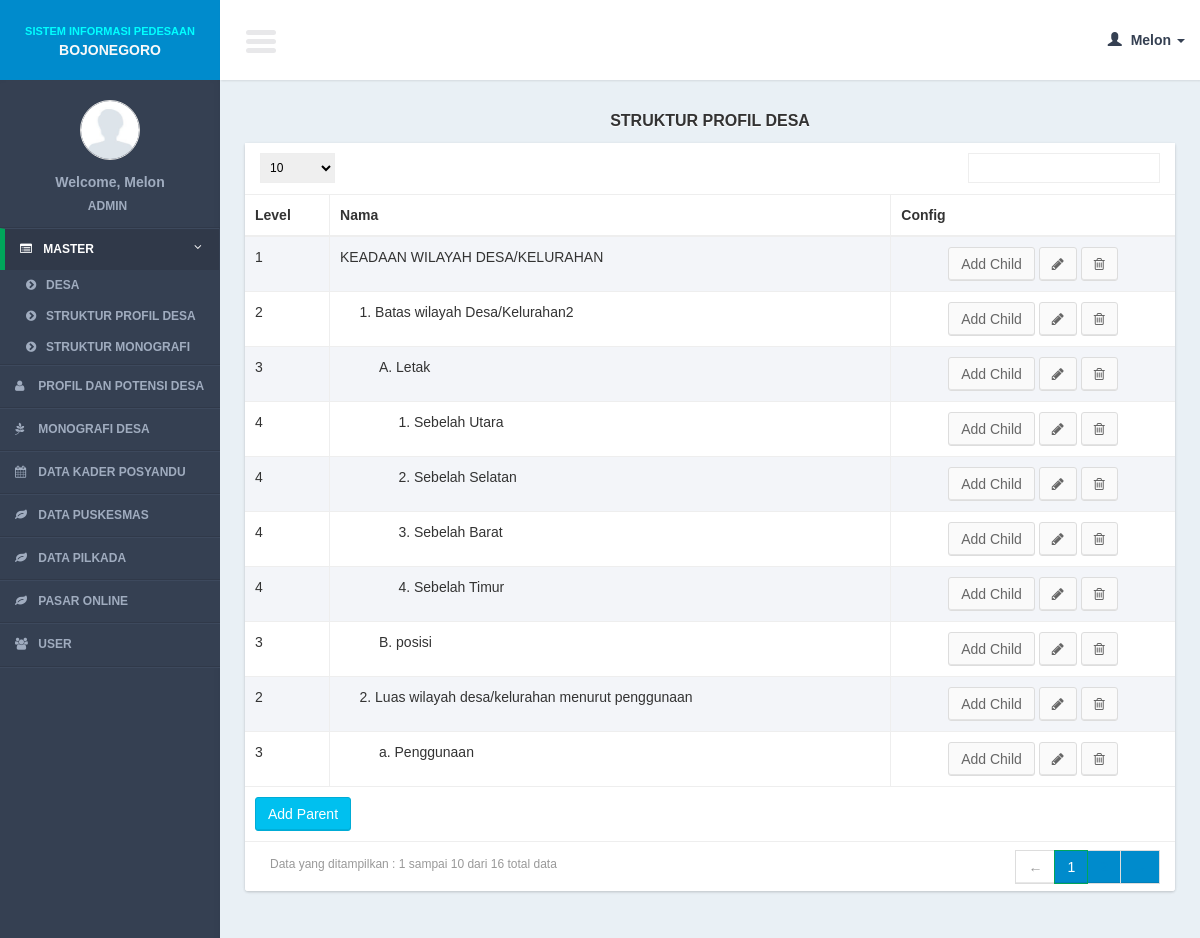
The app's page /controllers/village_profile_structure.php (signed in) with its own data.
### tables this page shows
CREATE TABLE IF NOT EXISTS `village_profile_structures` (
`vps_id` int(11) NOT NULL,
  `vps_parent_id` int(11) NOT NULL,
  `vps_level` int(11) NOT NULL,
  `number_type_id` int(11) NOT NULL,
  `vps_child_separator` varchar(5) NOT NULL,
  `vps_number` int(11) NOT NULL,
  `vps_name` varchar(100) NOT NULL
);

### lib/function.php (called while the page is built, shortened)
<?php
function get_header($title = ""){
	include '../views/layout/header.php';
}
function get_footer(){
	include '../views/layout/footer.php';
}
function get_user_data(){
	$query_user = mysql_query("select * from users where user_id = '".$_SESSION['user_id']."'");
	$row_user = mysql_fetch_object($query_user);
	$name = ucfirst($row_user->user_name);
	switch($row_user->user_type_id){
		case 1: $type = "Admin"; break;
	}
	$user_img = $row_user->user_img;
	return array($name, $type, $user_img);
}
	?>
    <?php
function get_abjad($data){
	$abjad = array("","a","b","c","d","e","f","g","h","i","j","k","l","m","n","o","p","q","r","s","t","u","v","w","x","y","z");
	return $abjad[$data];
}
function get_abjad_besar($data){
	$abjad = array("","a","b","c","d","e","f","g","h","i","j","k","l","m","n","o","p","q","r","s","t","u","v","w","x","y","z");
	return strtoupper($abjad[$data]);
}
function get_urutan($table, $row_id, $parameter){
	$query = mysql_query("select count($row_id) as result from $table where $parameter");
	$row = mysql_fetch_array($query);
	return $row['result'] + 1;
}
?>

### models/village_profile_structure_model.php (called while the page is built, shortened)
<?php
function select(){
	$query = mysql_query("SELECT a.*, b.number_type_id as number_type_id_parent, b.vps_child_separator as vps_child_separator_parent
										   						FROM village_profile_structures a
										   						left JOIN village_profile_structures b on b.vps_id = a.vps_parent_id
										   						ORDER BY a.vps_parent_id, a.vps_number ASC");
	return $query;
}
function get_jumlah_data(){
	$query = mysql_query("select count(vps_id) as jumlah_data from village_profile_structures");
	$result = mysql_fetch_array($query);
	$row = $result['jumlah_data'];
	return $row;
}
?>

### controllers/village_profile_structure.php (the view, shortened to what this page needs)
<?php
include '../lib/function.php';
include '../models/village_profile_structure_model.php';
$page = (isset($_GET['page'])) ? $_GET['page'] : "list";
$title = ucfirst("Struktur Profil Desa");
switch ($page) {
	case 'list':
		get_header($title);
		$query = select();
		$add_button = "village_profile_structure.php?page=form";
		include '../views/village_profile_structure/list.php';
		get_footer();
	break;
}
function my_parent($id) {
     global $tree;
     $tx = "";
     foreach($tree as $v){
          if($v['vps_parent_id'] == $id){
               $me = $v;
               $child = my_parent($me['vps_id']);
			   $total_spasi = "";
			   for($spasi=2; $spasi<=$me['vps_level']; $spasi++){
			   		$total_spasi .= "&nbsp;&nbsp;&nbsp;&nbsp;&nbsp;";
			   }
               $tx.= "<tr>";
			   $number = "";
			   if($me['vps_level'] > 1)
			   {
					$urut = get_urutan("village_profile_structures", "vps_id", " vps_parent_id = '".$me['vps_parent_id']."' and vps_number < '". $me['vps_number']."'");
					if($me['number_type_id_parent'] == 1){ $number =  $urut; }
					else if($me['number_type_id_parent'] == 2){ $number = get_abjad_besar($urut); }
					else if($me['number_type_id_parent'] == 3){ $number = get_abjad($urut); }
			   }
			   $me['vps_child_separator_parent'] = ($me['vps_child_separator_parent']) ? $me['vps_child_separator_parent'] : '';
			   $separator = $me['vps_child_separator_parent']." ";
               $tx.= "<td>$me[vps_level]</td><td>$total_spasi$number$separator$me[vps_name]</td>";
			   $tx .= "<td style='text-align:center;'>
  <a href='village_profile_structure.php?page=form_child&id_parent=$me[vps_id]' class='btn btn-default' >Add Child</a>
                                                <a href='village_profile_structure.php?page=form&id=$me[vps_id]' class='btn btn-default' ><i class='fa fa-pencil'></i></a>
                                                <a href=\"javascript:void(0)\" onclick=\"confirm_delete($me[vps_id], 'village_profile_structure.php?page=delete&id=')\" class='btn btn-default' ><i class='fa fa-trash-o'></i></a>
                                                </td>";
			   $tx.= "</td>";
               $tx.= $child;
               $tx.= "</tr>";
          }
     }
     if(!empty($tx)){
          return $tx;
     }
     return "";
}
?>

### views/layout/header.php (shortened to what this page needs)
<!DOCTYPE html>
<html>
    <head>
        <link href="../css/bootstrap.min.css" rel="stylesheet" type="text/css" />
        <link href="../css/font-awesome.min.css" rel="stylesheet" type="text/css" />
        <link href="../css/ionicons.min.css" rel="stylesheet" type="text/css" />
        <link href="../css/datatables/dataTables.bootstrap.css" rel="stylesheet" type="text/css" />
        <link href="../css/AdminLTE.css" rel="stylesheet" type="text/css" />
        <link href="../css/popModal.css" type="text/css" rel="stylesheet" >
        <link href="../css/preview.css" type="text/css" rel="stylesheet" >
        <link href="../css/iCheck/all.css" rel="stylesheet" type="text/css" />
        <link href="../css/daterangepicker/daterangepicker-bs3.css" rel="stylesheet" type="text/css" />
        <link href="../css/timepicker/bootstrap-timepicker.min.css" rel="stylesheet"/>
       <link href="../css/datepicker/datepicker.css" rel="stylesheet">
      <link rel="stylesheet" type="text/css" href="../css/lookup/bootstrap-select.css">
    </head>
    <body class="skin-blue">
        <header class="header">
            <a href="../index.php" class="logo" >
             <table width="100%" border="0" cellspacing="0" cellpadding="0">
              <tr>
                  <td width="86%" align="center"><span style="font-size:11px; font-weight:bold; color:#0FF">SISTEM INFORMASI PEDESAAN</span><br><span style="font-weight:bold;">BOJONEGORO</span></td>
              </tr>
            </table>
            </a>
            <nav class="navbar navbar-static-top" role="navigation">
                <a href="#" class="navbar-btn sidebar-toggle" data-toggle="offcanvas" role="button">
                    <span class="icon-bar"></span>
                    <span class="icon-bar"></span>
                    <span class="icon-bar"></span>
                </a>
                <div class="navbar-right">
                    <ul class="nav navbar-nav">
                        <li class="dropdown user user-menu">
                            <a href="#" class="dropdown-toggle" data-toggle="dropdown">
                                <i class="glyphicon glyphicon-user"></i>
                                <span>
                                    <?php
                                        $user_data = get_user_data();
                                        echo $user_data[0];
                                    ?>
                                     <i class="caret"></i></span>
                            </a>
                        </li>
                    </ul>
                </div>
            </nav>
        </header>
        <div class="wrapper row-offcanvas row-offcanvas-left">
            <?php
                include("../views/layout/left_side.php");
            ?>
            <aside class="right-side">

### views/layout/left_side.php (shortened to what this page needs)
<aside class="left-side sidebar-offcanvas">
               <section class="sidebar">
                   <div class="user-panel">
                       <div class="image" style="text-align:center; margin-bottom:10px; margin-top:10px;">
                       	<?php
                            $user_data = get_user_data();
						if($user_data[2]==""){
							$img = "../img/user/default.jpg";
						}else{
							$img = "../img/user/".$user_data[2];
						}
						?>
                           <img src="<?= $img ?>" class="img-circle" alt="User Image" />
                       </div>
                       <div class="info" style="text-align:center;">
                           <p style="color:#a0acbf; ">
                                       <?php
                                       echo "Welcome, ".$user_data[0];
                                       ?>
                               </p>
                           <a style="color:#a0acbf;  "><?= $user_data[1]?></a>
                       </div>
                   </div>
                   <ul class="sidebar-menu">
                         <li class="treeview <?php if(isset($_SESSION['menu_active']) && $_SESSION['menu_active'] == 1){ echo "active"; }?>">
                           <a href="#">
                               <i class="fa fa-list-alt"></i>
                               <span>Master </span>
                               <i class="fa fa-angle-left pull-right"></i>
                           </a>
                           <ul class="treeview-menu">
                               <li><a href="village.php"><i class="fa fa-chevron-circle-right"></i>Desa</a></li>
                               <li><a href="village_profile_structure.php"><i class="fa fa-chevron-circle-right"></i>Struktur Profil Desa</a></li>
                               <li><a href="village_monograph_structure.php?page=list"><i class="fa fa-chevron-circle-right"></i>Struktur Monografi</a></li>
                            </ul>
                 </li>
                   <li <?php if(isset($_SESSION['menu_active']) && $_SESSION['menu_active'] == 2){ echo "class='active'"; } ?>>
                           <a href="village_profile.php">
                               <i class="fa fa-user"></i>
                               <span>Profil dan Potensi Desa</span>
                           </a>
                 </li>
                      <li <?php if(isset($_SESSION['menu_active']) && $_SESSION['menu_active'] == 3){ echo "class='active'"; } ?>>
                           <a href="village_monograph.php">
                               <i class="fa fa-pagelines"></i>
                               <span>Monografi Desa</span>
                           </a>
                           </li>
                       <li <?php if(isset($_SESSION['menu_active']) && $_SESSION['menu_active'] == 4){ echo "class='active'"; } ?>>
                           <a href="premium.php">
                               <i class="fa  fa-calendar"></i>
                               <span>Data Kader Posyandu</span>
                           </a>
                 </li>
                  <li <?php if(isset($_SESSION['menu_active']) && $_SESSION['menu_active'] == 5){ echo "class='active'"; } ?>>
                           <a href="premium.php">
                               <i class="fa fa-leaf"></i>
                               <span>Data Puskesmas</span>
                           </a>
                 </li>
                  <li <?php if(isset($_SESSION['menu_active']) && $_SESSION['menu_active'] == 6){ echo "class='active'"; } ?>>
                           <a href="premium.php">
                               <i class="fa fa-leaf"></i>
                               <span>Data Pilkada</span>
                           </a>
                 </li>
                 <li <?php if(isset($_SESSION['menu_active']) && $_SESSION['menu_active'] == 7){ echo "class='active'"; } ?>>
                           <a href="premium.php">
                               <i class="fa fa-leaf"></i>
                               <span>Pasar Online</span>
                           </a>
                 </li>
                   <?php
                   if($_SESSION['user_type_id'] == 1){
				?>
                 <li <?php if(isset($_SESSION['menu_active']) && $_SESSION['menu_active'] == 7){ echo "class='active'"; } ?>>
                           <a href="user.php">
                               <i class="fa fa-users"></i>
                               <span>User</span>
                           </a>
                 </li>
                <?php
				}
			 ?>
                   </ul>
               </section>
           </aside>

### views/village_profile_structure/list.php (shortened to what this page needs)
     <section class="content">
         <div class="row">
             <div class="col-xs-12">
                  <div class="title_page"> <?= $title ?></div>
                 <div class="box">
                     <div class="box-body2 table-responsive">
                         <table id="example_no_order_by" class="table table-bordered table-striped">
                             <thead>
                                 <tr>
                                     <th>Level</th>
                                     <th>Nama</th>
                                     <th>Config</th>
                                 </tr>
                             </thead>
                             <tbody>
                                 <?php
                                $jumlah_data = get_jumlah_data();
                                 if($jumlah_data > 0 ){
while(false !== $tr = mysql_fetch_assoc($query))
	 if(!empty($tr))
		  $tre[] = $tr;
global $tree;
foreach($tre as $v)
	 $tree[$v['vps_id']] = $v;
$tx = "";
$tx.= my_parent(0);
echo $tx;
  }
                                 ?>
                             </tbody>
                               <tfoot>
                                 <tr>
                                     <td colspan="10"><a href="<?= $add_button ?>" class="btn btn-info " >Add Parent</a></td>
                                 </tr>
                             </tfoot>
                         </table>
                     </div>
                 </div>
             </div>
         </div>
     </section>

### views/layout/footer.php (shortened to what this page needs)
            </aside>
        </div>
    </body>
</html>

### records on screen
village_profile_structures: vps_level "1", vps_name "KEADAAN WILAYAH DESA/KELURAHAN"
village_profile_structures: vps_level "2", vps_number "1", village_profile_structures.vps_child_separator ".", vps_name "Batas wilayah Desa/Kelurahan2"
village_profile_structures: vps_level "3", number "A", village_profile_structures.vps_child_separator ".", vps_name "Letak"
village_profile_structures: vps_level "4", vps_number "1", village_profile_structures.vps_child_separator ".", vps_name "Sebelah Utara"
village_profile_structures: vps_level "4", vps_number "2", village_profile_structures.vps_child_separator ".", vps_name "Sebelah Selatan"
village_profile_structures: vps_level "4", vps_number "3", village_profile_structures.vps_child_separator ".", vps_name "Sebelah Barat"
village_profile_structures: vps_level "4", vps_number "4", village_profile_structures.vps_child_separator ".", vps_name "Sebelah Timur"
village_profile_structures: vps_level "3", number "B", village_profile_structures.vps_child_separator ".", vps_name "posisi"
village_profile_structures: vps_level "2", vps_parent "2", village_profile_structures.vps_child_separator ".", vps_name "Luas wilayah desa/kelurahan menurut penggunaan"
village_profile_structures: vps_level "3", number "a", village_profile_structures.vps_child_separator ".", vps_name "Penggunaan"

### other values on screen
$user_data[0] "Melon"
$user_data[1] "ADMIN"
$title "STRUKTUR PROFIL DESA"
